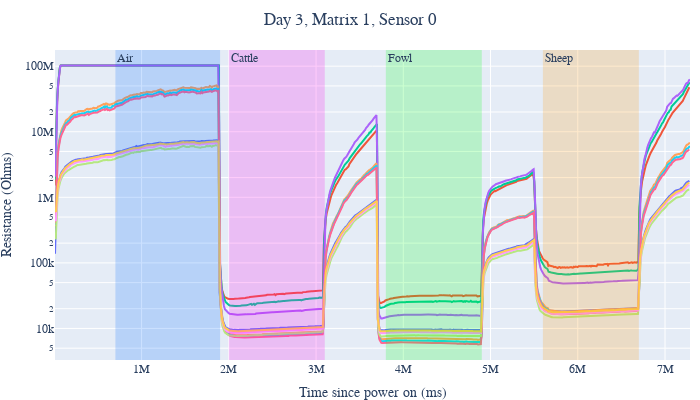

Notebook code cell kept with this figure:
### Code cell
# sensor_labels = {

#     "day3":  {
#         "mat1": [
#             {
#                 "start": 0.7e6,
#                 "end": 1.85e6,
#                 "label": 3
#             },
#             {
#                 "start": 1.95e6,
#                 "end": 3e6,
#                 "label": 3
#             },
#             {
#                 "start": 3.1e6,
#                 "end": 3.7e6,
#                 "label": 3
#             },
#             {
#                 "start": 3.8e6,
#                 "end": 4.85e6,
#                 "label": 3
#             },
#             {
#                 "start": 4.9e6,
#                 "end": 5.5e6,
#                 "label": 3
#             },
#             {
#                 "start": 5.6e6,
#                 "end": 6.7e6,
#                 "label": 3
#             },
#             {
#                 "start": 6.8e6,
#                 "end": 7.2e6,
#                 "label": 3
#             }
#         ]
#     }
# }

plot_sensor_it(3, 1, 0, sensor_data, sensor_labels,
               classes, colors, save_pdf=True, include_labels=True)

### Figure 1 — Plotly figure (JSON) as saved in the notebook; plotly's stock layout.template omitted (floating-point values rounded to 4 significant figures; data arrays with more than 128 entries replaced by an {"elided": "..."} marker saying what was removed)
{"data": [{"mode": "lines", "name": "H.S. 0", "showlegend": false, "type": "scatter", "x": {"elided": "671 int values"}, "y": {"elided": "671 float values"}}, {"mode": "lines", "name": "H.S. 1", "showlegend": false, "type": "scatter", "x": {"elided": "671 int values"}, "y": {"elided": "671 float values"}}, {"mode": "lines", "name": "H.S. 2", "showlegend": false, "type": "scatter", "x": {"elided": "671 int values"}, "y": {"elided": "671 float values"}}, {"mode": "lines", "name": "H.S. 3", "showlegend": false, "type": "scatter", "x": {"elided": "671 int values"}, "y": {"elided": "671 float values"}}, {"mode": "lines", "name": "H.S. 4", "showlegend": false, "type": "scatter", "x": {"elided": "671 int values"}, "y": {"elided": "671 float values"}}, {"mode": "lines", "name": "H.S. 5", "showlegend": false, "type": "scatter", "x": {"elided": "671 int values"}, "y": {"elided": "671 float values"}}, {"mode": "lines", "name": "H.S. 6", "showlegend": false, "type": "scatter", "x": {"elided": "670 int values"}, "y": {"elided": "670 float values"}}, {"mode": "lines", "name": "H.S. 7", "showlegend": false, "type": "scatter", "x": {"elided": "670 int values"}, "y": {"elided": "670 float values"}}, {"mode": "lines", "name": "H.S. 8", "showlegend": false, "type": "scatter", "x": {"elided": "670 int values"}, "y": {"elided": "670 float values"}}, {"mode": "lines", "name": "H.S. 9", "showlegend": false, "type": "scatter", "x": {"elided": "670 int values"}, "y": {"elided": "670 float values"}}], "layout": {"annotations": [{"showarrow": false, "text": "Air", "x": 700000, "xanchor": "left", "xref": "x", "y": 1, "yanchor": "top", "yref": "y domain"}, {"showarrow": false, "text": "Cattle", "x": 2000000, "xanchor": "left", "xref": "x", "y": 1, "yanchor": "top", "yref": "y domain"}, {"showarrow": false, "text": "Fowl", "x": 3800000, "xanchor": "left", "xref": "x", "y": 1, "yanchor": "top", "yref": "y domain"}, {"showarrow": false, "text": "Sheep", "x": 5600000, "xanchor": "left", "xref": "x", "y": 1, "yanchor": "top", "yref": "y domain"}], "font": {"family": "Times New Roman"}, "height": 400, "margin": {"b": 0, "l": 0, "r": 10, "t": 50}, "shapes": [{"fillcolor": "#006BFF", "line": {"width": 0}, "opacity": 0.2, "type": "rect", "x0": 700000, "x1": 1900000, "xref": "x", "y0": 0, "y1": 1, "yref": "y domain"}, {"fillcolor": "#FF00EB", "line": {"width": 0}, "opacity": 0.2, "type": "rect", "x0": 2000000, "x1": 3100000, "xref": "x", "y0": 0, "y1": 1, "yref": "y domain"}, {"fillcolor": "#00FF14", "line": {"width": 0}, "opacity": 0.2, "type": "rect", "x0": 3800000, "x1": 4900000, "xref": "x", "y0": 0, "y1": 1, "yref": "y domain"}, {"fillcolor": "#FF9400", "line": {"width": 0}, "opacity": 0.2, "type": "rect", "x0": 5600000, "x1": 6700000, "xref": "x", "y0": 0, "y1": 1, "yref": "y domain"}], "title": {"font": {"family": "Times New Roman"}, "pad": {"b": 0, "l": 0, "r": 0, "t": 0}, "text": "Day 3, Matrix 1, Sensor 0", "x": 0.5}, "width": 700, "xaxis": {"title": {"text": "Time since power on (ms)"}}, "yaxis": {"title": {"text": "Resistance (Ohms)"}, "type": "log"}}}
